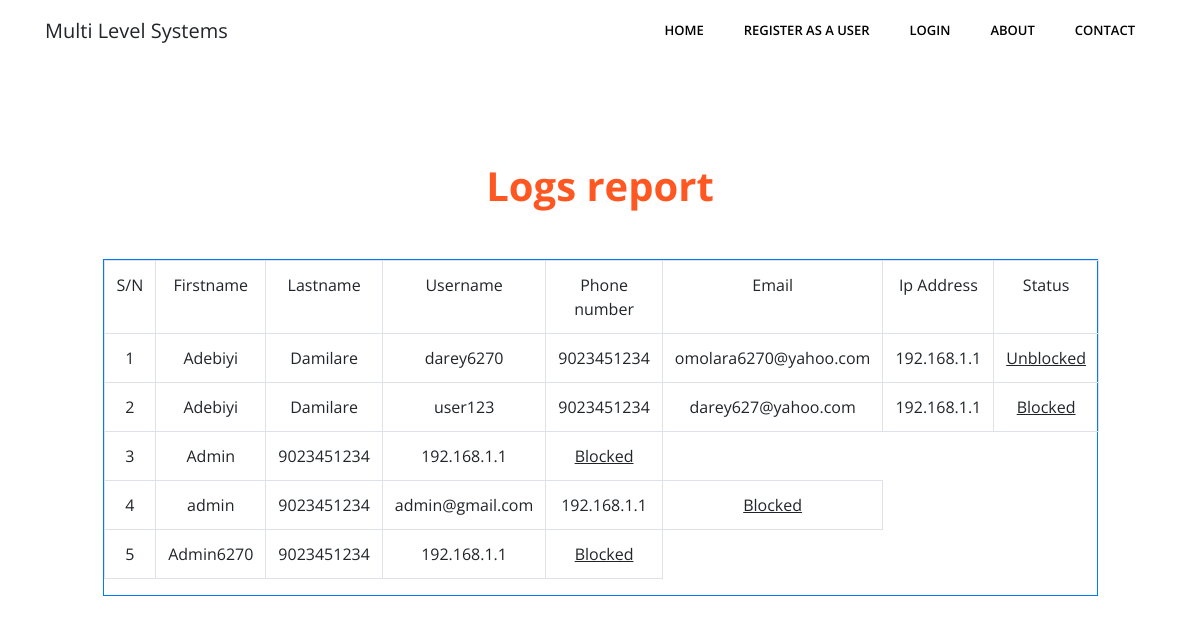
/log_report/, run on the app's committed database.
### app_user/models.py (models this page shows, shortened)
class UserProfile(models.Model):
    user = models.OneToOneField(User, on_delete=models.CASCADE)
    PAAS = "Paas"
    SAAS = "Saas"
    IAAS = "Iaas"
    SERVICES = (
        (PAAS, 'Platform as a Service (Paas)'),
        (SAAS, 'Software as a Service (Saas)'),
        (IAAS, 'Infrastructure as a Service (IAAS)'),
    )
    Date_of_Birth = models.DateField(null=False, default=date.today)
    Phone_number = models.IntegerField(null=False, default="09023451234")
    Service_required = models.CharField(max_length=30, choices=SERVICES, default=PAAS)
    What_is_your_favourite_color = models.CharField(max_length=23)
    status = models.BooleanField(default=True, blank=False)
    login_time = models.DateTimeField(auto_now=True, blank=True)
    Ip_address = models.GenericIPAddressField(null=False, default="192.168.1.1")

class User(AbstractUser):
    pass

### activities/views.py (the view)
# urls.py: path('log_report/', views.LogReportListView.as_view(), name='log_report'),
class LogReportListView(ListView):
    context_object_name = 'logs'
    model = UserProfile
    template_name = 'activities/log_report.html'
    def get_context_data(self, **kwargs):
        context = super().get_context_data(**kwargs)
        search_input = self.request.GET.get('search-area') or ''
        log_name = UserProfile.objects.filter(user__is_superuser=False)
        return context

### activities/templates/activities/log_report.html (shortened to what this page needs)
{% extends 'base.html' %}
{% load static %}
{% block image_block %}
<header class="info-header">
  <div id="page-intro" class="container-fluid d-flex align-items-center justify-content-center ">
    <div class="row d-flex justify-content-center text-center">
      <div class="col text-white">
  </div>
    </div>
  </div>
</header>
{% endblock %}
{%block content1 %}
<section id="best-features" class="text-center">
              <h2 class="mb-5 mt-5 font-weight-bold" style="color:#ff5722;">Logs report</h2>
              <div class="row d-flex justify-content-center mb-3">
                                    <div class="col-md-10">
                <div class="table-responsive-sm table-responsive-md table-responsive-xl table-responsive-lg table-responsive-xxl table-bordered border-primary">
                    <table class="table">
                              <tr>
                                <td>S/N</td>
                                <td> Firstname</td>
                                <td>Lastname</td>
                                <td>Username</td>
                                <td>Phone number</td>
                                <td>Email</td>
                                <td>Ip Address</td>
                                <td>Status</td>
                            </tr>
                {% for log in logs %}
                              <tr>
                                <td>{{ forloop.counter }}</td>
                                {% if log.user.first_name %}
                                <td>{{log.user.first_name}}</td>
                                {% endif %}
                                  {% if log.user.last_name %}
                                <td>{{log.user.last_name}}</td>
                                {% endif %}
                                 {% if log.user.username %}
                                <td>{{log.user.username}}</td>
                                {% endif %}
                                 {% if log.Phone_number %}
                                <td>{{log.Phone_number}}</td>
                                {% endif %}
                                {% if log.user.email %}
                                <td>{{log.user.email}}</td>
                                {% endif %}
                                {% if log.Ip_address %}
                                <td>{{log.Ip_address}}</td>
                                {% endif %}
                                {% if log.status == True %}
                                <td><a href="{% url 'activities:update_status' pk=log.pk log=log.user.id %}"><u>Blocked</u></a></td>
                                {% endif %}
                                 {% if log.status == False %}
                                  <td><a href="{% url 'activities:update_status' pk=log.pk log=log.user.id %}"><u>Unblocked</u></a> </td>
                                {% endif %}
                            </tr>
                  {% empty %}
                <p>No registered user informations</p>
                {% endfor %}
                    </table>
              </div>
</section>
{%endblock%}

### templates/base.html (shortened to what this page needs)
<!DOCTYPE html>
<html lang="en">
<head>
    {% load static %}
  <link rel="stylesheet" href="{% static 'plugins/bootstrap/bootstrap.min.css' %}">
  <link rel="stylesheet" href="{% static 'plugins/themify-icons/themify-icons.css' %}">
  <link rel="stylesheet" href="{% static 'plugins/slick/slick.css' %}">
  <link rel="stylesheet" href="{% static 'plugins/slick/slick-theme.css' }">
  <link rel="stylesheet" href="{% static 'plugins/fancybox/jquery.fancybox.min.css' }">
  <link rel="stylesheet" href="{% static 'plugins/aos/aos.css'}">
  <link href="{% static 'css/style.css' %}" rel="stylesheet">
</head>
  <body>
    <body class="body-wrapper" data-spy="scroll" data-target=".privacy-nav">
<nav class="navbar main-nav navbar-expand-lg px-2 px-sm-0 py-2 py-lg-0">
  <div class="container">
    <a class="navbar-brand" href="{% url 'multi_levelsystem:index' %}">
                  {% if user.is_authenticated %}
                        Multi Level System Dashboard
                        {%else %}
                        Multi Level Systems
                        {% endif %}</a>
    <div class="collapse navbar-collapse" id="navbarNav">
      <ul class="navbar-nav ml-auto">
        <li class="nav-item @@about">
          <a class="nav-link" href="{% url 'multi_levelsystem:index' %}">Home</a>
        </li>
                       <li class="nav-item @@about">
          <a class="nav-link" href="{% url 'app_user:register' %}">Register as a user</a>
            </li>
        {% if user.is_authenticated %}
                        <li class="nav-item @@about">
          <a class="nav-link" href="{% url 'app_user:user_logout' %}">Logout</a>
            </li>
                        {%else %}
                       <li class="nav-item @@about">
          <a class="nav-link" href="{% url 'app_user:user_login' %}">Login </a>
            </li>
                        {% endif %}
        <li class="nav-item @@about">
          <a class="nav-link" href="{% url 'multi_levelsystem:about' %}">About</a>
        </li>
        <li class="nav-item @@contact">
          <a class="nav-link" href="{% url 'multi_levelsystem:contact' %}">Contact</a>
        </li>
      </ul>
    </div>
  </div>
</nav>
         {%block image_block %}
         {%endblock%}
        {%block content1%}
        {%endblock%}
</body>
</html>

### static/css/style.css (style rules this page uses)
body { font-family: "Open Sans", sans-serif; -webkit-font-smoothing: antialiased; }
h1, h2, h3, h4, h5, h6 { font-family: "Open Sans", sans-serif; color: #000; font-weight: 300; }
h2 { font-size: 40px; line-height: 50px; }
p, li, blockquote, label { font-size: 16px; letter-spacing: 0; line-height: 25px; color: #808080; margin-bottom: 0; }
body { overflow-x: hidden; }
a { font-size: inherit; color: inherit; }
.main-nav { background: #fff; z-index: 1; }
.main-nav .navbar-brand { padding: 0; }
.main-nav .navbar-nav .nav-item { position: relative; font-family: "Open Sans", sans-serif; }
.main-nav .navbar-nav .nav-item .nav-link { position: relative; text-align: center; font-size: 13px; text-transform: uppercase; font-weight: 600; color: #000; padding-left: 20px; padding-right: 20px; line-height: 45px; }

### data on the page
UserProfile: user.first_name "Adebiyi", user.last_name "Damilare", user.username "darey6270", Phone_number "9023451234", user.email "omolara6270@yahoo.com", Ip_address "192.168.1.1", status "Unblocked"
UserProfile: user.first_name "Adebiyi", user.last_name "Damilare", user.username "user123", Phone_number "9023451234", user.email "darey627@yahoo.com", Ip_address "192.168.1.1", status "Blocked"
UserProfile: user.username "Admin", Phone_number "9023451234", Ip_address "192.168.1.1", status "Blocked"
UserProfile: user.username "admin", Phone_number "9023451234", user.email "admin@gmail.com", Ip_address "192.168.1.1", status "Blocked"
UserProfile: user.username "Admin6270", Phone_number "9023451234", Ip_address "192.168.1.1", status "Blocked"
